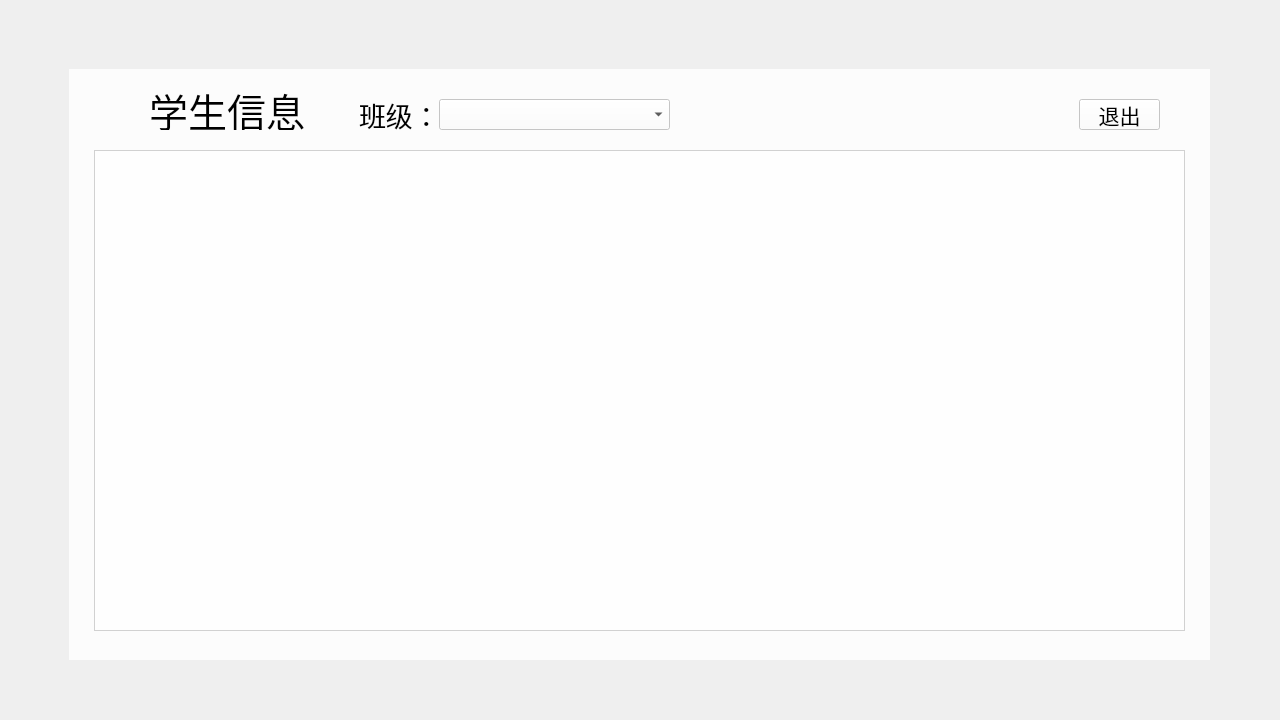
<?xml version="1.0" encoding="UTF-8"?>
<ui version="4.0">
 <class>seestuinfoClass</class>
 <widget class="QWidget" name="seestuinfoClass">
  <property name="geometry">
   <rect>
    <x>0</x>
    <y>0</y>
    <width>1280</width>
    <height>720</height>
   </rect>
  </property>
  <property name="minimumSize">
   <size>
    <width>1280</width>
    <height>720</height>
   </size>
  </property>
  <property name="maximumSize">
   <size>
    <width>1280</width>
    <height>720</height>
   </size>
  </property>
  <property name="windowTitle">
   <string>查看学生信息</string>
  </property>
  <property name="windowIcon">
   <iconset>
    <normaloff>image/学院logo（jiangsu university jingjiang college）.png</normaloff>image/学院logo（jiangsu university jingjiang college）.png</iconset>
  </property>
  <widget class="QLabel" name="label">
   <property name="geometry">
    <rect>
     <x>0</x>
     <y>0</y>
     <width>1280</width>
     <height>720</height>
    </rect>
   </property>
   <property name="text">
    <string/>
   </property>
   <property name="pixmap">
    <pixmap>image/雪山.png</pixmap>
   </property>
   <property name="scaledContents">
    <bool>true</bool>
   </property>
  </widget>
  <widget class="QWidget" name="widget" native="true">
   <property name="geometry">
    <rect>
     <x>69</x>
     <y>69</y>
     <width>1141</width>
     <height>591</height>
    </rect>
   </property>
   <property name="styleSheet">
    <string notr="true">background-color: rgba(255, 255, 255, 200);</string>
   </property>
   <widget class="QListWidget" name="listWidget">
    <property name="geometry">
     <rect>
      <x>25</x>
      <y>81</y>
      <width>1091</width>
      <height>481</height>
     </rect>
    </property>
   </widget>
   <widget class="QLabel" name="label_2">
    <property name="geometry">
     <rect>
      <x>80</x>
      <y>20</y>
      <width>171</width>
      <height>41</height>
     </rect>
    </property>
    <property name="font">
     <font>
      <family>华文彩云</family>
      <pointsize>29</pointsize>
     </font>
    </property>
    <property name="styleSheet">
     <string notr="true">background-color: rgba(255, 255, 255, 0);</string>
    </property>
    <property name="text">
     <string>学生信息</string>
    </property>
   </widget>
   <widget class="QComboBox" name="btn_class">
    <property name="geometry">
     <rect>
      <x>370</x>
      <y>30</y>
      <width>231</width>
      <height>31</height>
     </rect>
    </property>
   </widget>
   <widget class="QLabel" name="label_3">
    <property name="geometry">
     <rect>
      <x>290</x>
      <y>30</y>
      <width>71</width>
      <height>31</height>
     </rect>
    </property>
    <property name="font">
     <font>
      <family>楷体</family>
      <pointsize>20</pointsize>
     </font>
    </property>
    <property name="styleSheet">
     <string notr="true">background-color: rgba(255, 255, 255, 0);</string>
    </property>
    <property name="text">
     <string>班级：</string>
    </property>
   </widget>
   <widget class="QPushButton" name="btn_exit">
    <property name="geometry">
     <rect>
      <x>1010</x>
      <y>30</y>
      <width>81</width>
      <height>31</height>
     </rect>
    </property>
    <property name="font">
     <font>
      <family>楷体</family>
      <pointsize>16</pointsize>
     </font>
    </property>
    <property name="text">
     <string>退出</string>
    </property>
   </widget>
  </widget>
 </widget>
 <layoutdefault spacing="6" margin="11"/>
 <resources/>
 <connections/>
</ui>
